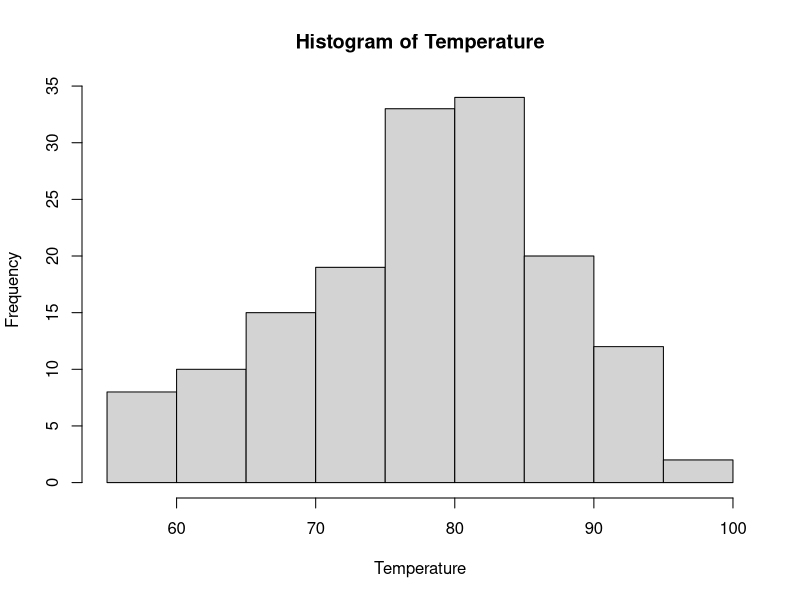
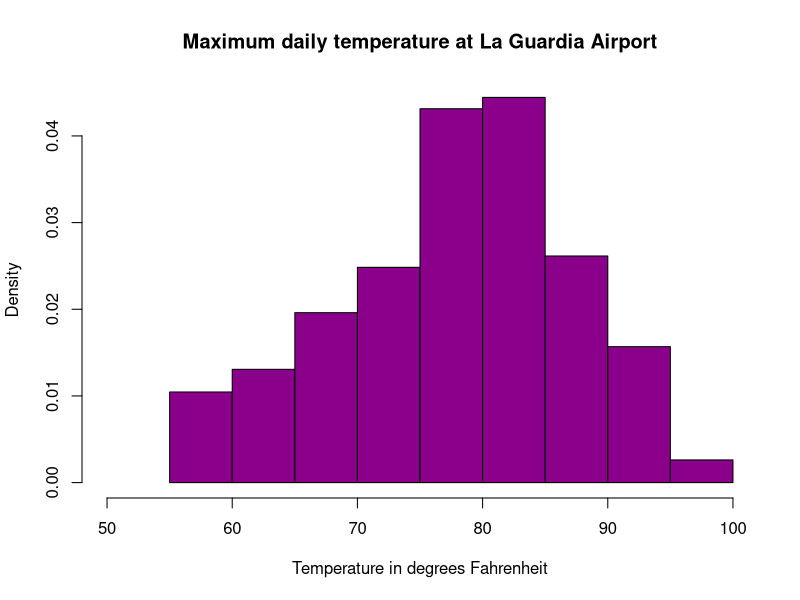
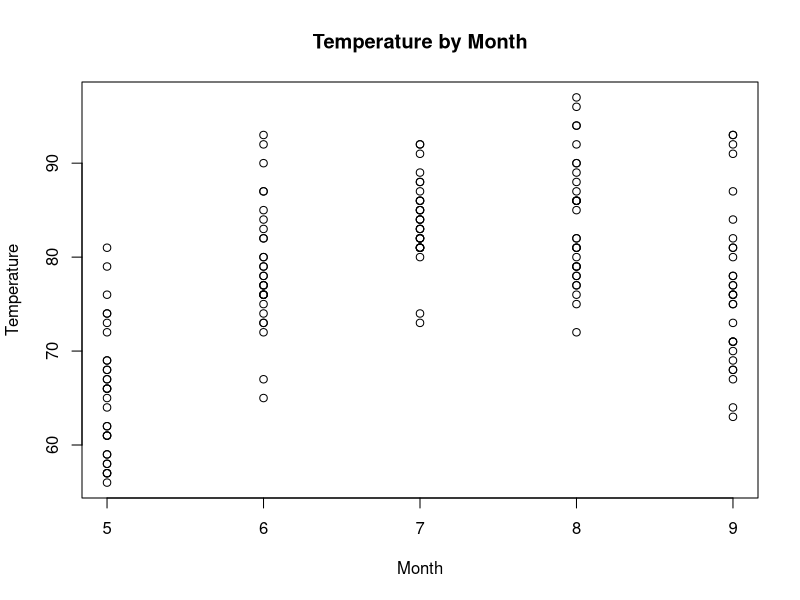
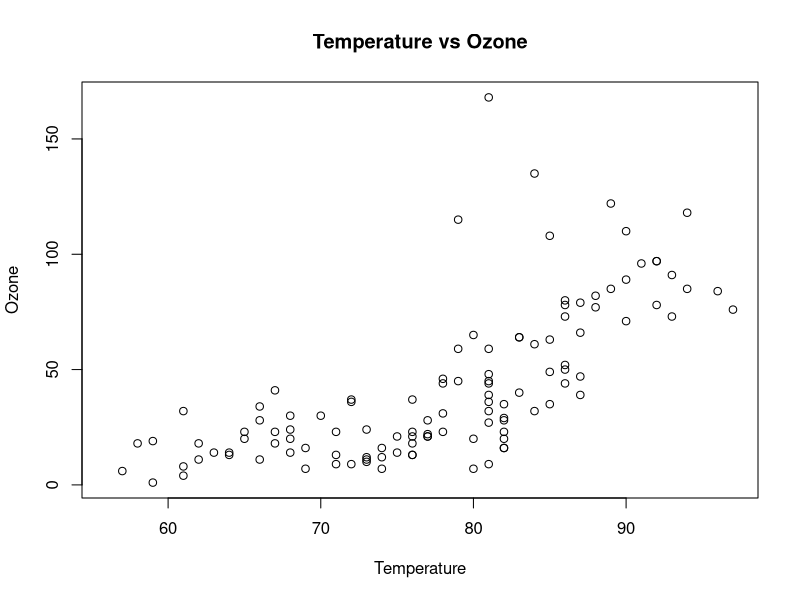
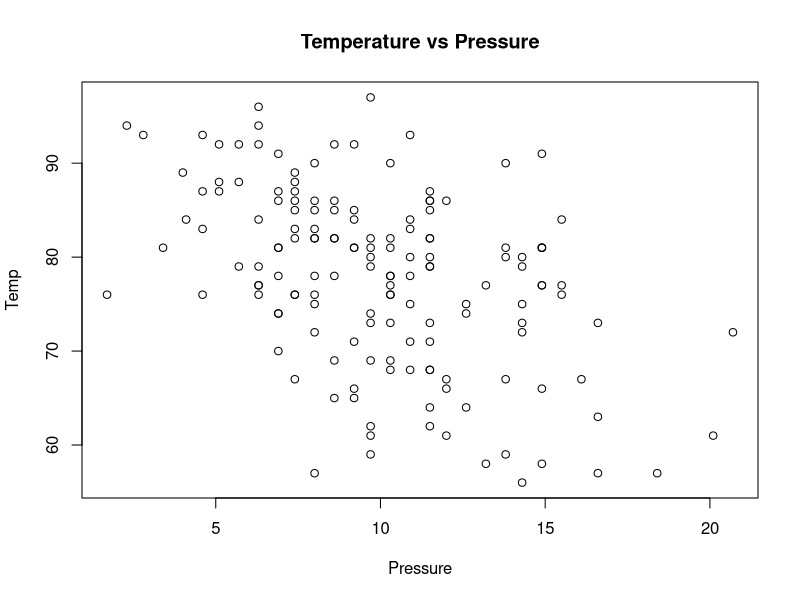
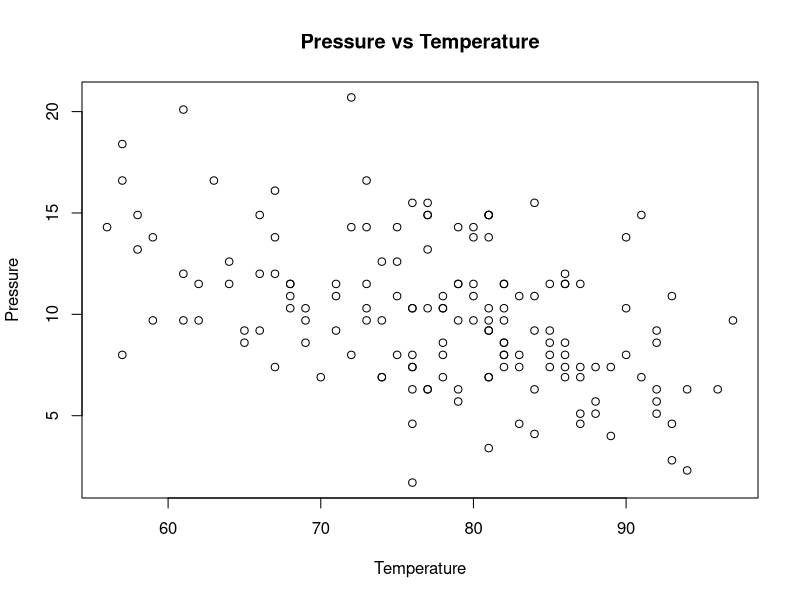

These figures' R source, in order:
## ---- chunk 1
knitr::opts_chunk$set(echo = TRUE)
## ---- chunk 2
summary(airquality)
Temperature <- airquality$Temp
hist(Temperature)
hist(Temperature,
     main="Maximum daily temperature at La Guardia Airport",
     xlab="Temperature in degrees Fahrenheit",
     xlim=c(50,100),
     col="darkmagenta",
     freq=FALSE
)
## ---- chunk 3
plot(x=airquality$Month, y=airquality$"Temp", xlab="Month", ylab="Temperature", main="Temperature by Month")


## ---- chunk 4
plot(x=airquality$"Temp", y=airquality$"Ozone", xlab="Temperature", ylab="Ozone", main="Temperature vs Ozone")

## ---- chunk 5
plot(x=airquality$"Wind", y=airquality$"Temp", xlab="Pressure", ylab="Temp", main="Temperature vs Pressure")

## ---- chunk 6
plot(x= airquality$"Temp", y= airquality$"Wind", xlab= "Temperature",ylab= "Pressure", main= "Pressure vs Temperature")

